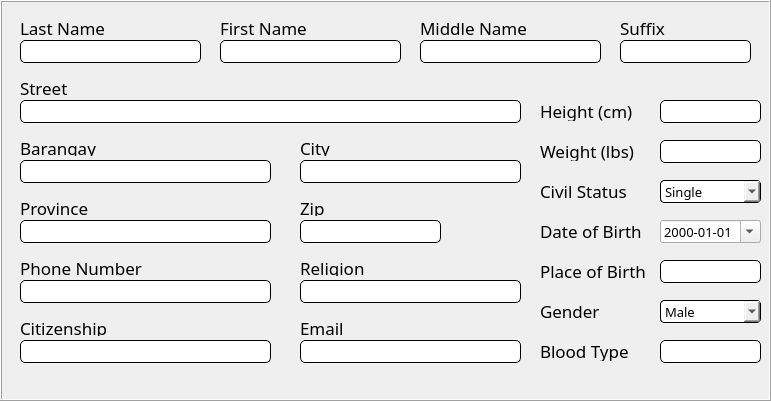
       <widget class="QFrame" name="frmInfo">
        <property name="geometry">
         <rect>
          <x>10</x>
          <y>50</y>
          <width>771</width>
          <height>401</height>
         </rect>
        </property>
        <property name="font">
         <font>
          <pointsize>10</pointsize>
         </font>
        </property>
        <property name="styleSheet">
         <string notr="true">#frmInfo{
border: 1px solid black;
}

#txtLastName, #txtFirstName, #txtMiddleName, #txtSuffix, #txtStreet, #txtBarangay, #txtCity,
#txtProvince, #txtZip, #txtPhone, #txtHeight, #txtWeight, #txtPlace, #txtReligion, #txtCitizenship, #txtEmail, #txtBlood {
border-radius: 5px;
border: 1px solid black;
font-family: Poppins;
}

#cmbCivil, #dateEdit, #cmbGender {
border-radius: 4px;
border: 1px solid black;
font-family: Poppins;
}
</string>
        </property>
        <property name="frameShape">
         <enum>QFrame::Box</enum>
        </property>
        <property name="frameShadow">
         <enum>QFrame::Raised</enum>
        </property>
        <property name="lineWidth">
         <number>1</number>
        </property>
        <widget class="QLabel" name="lblLastName">
         <property name="geometry">
          <rect>
           <x>20</x>
           <y>20</y>
           <width>121</width>
           <height>16</height>
          </rect>
         </property>
         <property name="font">
          <font>
           <family>Poppins</family>
           <pointsize>13</pointsize>
           <weight>50</weight>
           <bold>false</bold>
          </font>
         </property>
         <property name="text">
          <string>Last Name</string>
         </property>
        </widget>
        <widget class="QLineEdit" name="txtLastName">
         <property name="geometry">
          <rect>
           <x>20</x>
           <y>40</y>
           <width>181</width>
           <height>23</height>
          </rect>
         </property>
         <property name="font">
          <font>
           <family>Poppins</family>
           <pointsize>10</pointsize>
          </font>
         </property>
         <property name="autoFillBackground">
          <bool>false</bool>
         </property>
         <property name="maxLength">
          <number>15</number>
         </property>
        </widget>
        <widget class="QLabel" name="lblFirstName">
         <property name="geometry">
          <rect>
           <x>220</x>
           <y>20</y>
           <width>121</width>
           <height>16</height>
          </rect>
         </property>
         <property name="font">
          <font>
           <family>Poppins</family>
           <pointsize>13</pointsize>
           <weight>50</weight>
           <bold>false</bold>
          </font>
         </property>
         <property name="text">
          <string>First Name</string>
         </property>
        </widget>
        <widget class="QLineEdit" name="txtFirstName">
         <property name="geometry">
          <rect>
           <x>220</x>
           <y>40</y>
           <width>181</width>
           <height>23</height>
          </rect>
         </property>
         <property name="font">
          <font>
           <family>Poppins</family>
           <pointsize>10</pointsize>
          </font>
         </property>
         <property name="maxLength">
          <number>15</number>
         </property>
        </widget>
        <widget class="QLineEdit" name="txtMiddleName">
         <property name="geometry">
          <rect>
           <x>420</x>
           <y>40</y>
           <width>181</width>
           <height>23</height>
          </rect>
         </property>
         <property name="font">
          <font>
           <family>Poppins</family>
           <pointsize>10</pointsize>
          </font>
         </property>
         <property name="maxLength">
          <number>15</number>
         </property>
        </widget>
        <widget class="QLabel" name="lblMiddleName">
         <property name="geometry">
          <rect>
           <x>420</x>
           <y>20</y>
           <width>121</width>
           <height>16</height>
          </rect>
         </property>
         <property name="font">
          <font>
           <family>Poppins</family>
           <pointsize>13</pointsize>
           <weight>50</weight>
           <bold>false</bold>
          </font>
         </property>
         <property name="text">
          <string>Middle Name</string>
         </property>
        </widget>
        <widget class="QLineEdit" name="txtSuffix">
         <property name="geometry">
          <rect>
           <x>620</x>
           <y>40</y>
           <width>131</width>
           <height>23</height>
          </rect>
         </property>
         <property name="font">
          <font>
           <family>Poppins</family>
           <pointsize>10</pointsize>
          </font>
         </property>
         <property name="maxLength">
          <number>5</number>
         </property>
        </widget>
        <widget class="QLabel" name="lblSuffix">
         <property name="geometry">
          <rect>
           <x>620</x>
           <y>20</y>
           <width>121</width>
           <height>16</height>
          </rect>
         </property>
         <property name="font">
          <font>
           <family>Poppins</family>
           <pointsize>13</pointsize>
           <weight>50</weight>
           <bold>false</bold>
          </font>
         </property>
         <property name="text">
          <string>Suffix</string>
         </property>
        </widget>
        <widget class="QLabel" name="lblStreet">
         <property name="geometry">
          <rect>
           <x>20</x>
           <y>80</y>
           <width>121</width>
           <height>16</height>
          </rect>
         </property>
         <property name="font">
          <font>
           <family>Poppins</family>
           <pointsize>13</pointsize>
           <weight>50</weight>
           <bold>false</bold>
          </font>
         </property>
         <property name="text">
          <string>Street</string>
         </property>
        </widget>
        <widget class="QLineEdit" name="txtStreet">
         <property name="geometry">
          <rect>
           <x>20</x>
           <y>100</y>
           <width>501</width>
           <height>23</height>
          </rect>
         </property>
         <property name="font">
          <font>
           <family>Poppins</family>
           <pointsize>10</pointsize>
          </font>
         </property>
         <property name="maxLength">
          <number>100</number>
         </property>
        </widget>
        <widget class="QLineEdit" name="txtBarangay">
         <property name="geometry">
          <rect>
           <x>20</x>
           <y>160</y>
           <width>251</width>
           <height>23</height>
          </rect>
         </property>
         <property name="font">
          <font>
           <family>Poppins</family>
           <pointsize>10</pointsize>
          </font>
         </property>
         <property name="maxLength">
          <number>50</number>
         </property>
        </widget>
        <widget class="QLabel" name="lblBarangay">
         <property name="geometry">
          <rect>
           <x>20</x>
           <y>140</y>
           <width>121</width>
           <height>16</height>
          </rect>
         </property>
         <property name="font">
          <font>
           <family>Poppins</family>
           <pointsize>13</pointsize>
           <weight>50</weight>
           <bold>false</bold>
          </font>
         </property>
         <property name="text">
          <string>Barangay</string>
         </property>
        </widget>
        <widget class="QLineEdit" name="txtCity">
         <property name="geometry">
          <rect>
           <x>300</x>
           <y>160</y>
           <width>221</width>
           <height>23</height>
          </rect>
         </property>
         <property name="font">
          <font>
           <family>Poppins</family>
           <pointsize>10</pointsize>
          </font>
         </property>
         <property name="maxLength">
          <number>50</number>
         </property>
        </widget>
        <widget class="QLabel" name="lblCity">
         <property name="geometry">
          <rect>
           <x>300</x>
           <y>140</y>
           <width>121</width>
           <height>16</height>
          </rect>
         </property>
         <property name="font">
          <font>
           <family>Poppins</family>
           <pointsize>13</pointsize>
           <weight>50</weight>
           <bold>false</bold>
          </font>
         </property>
         <property name="text">
          <string>City</string>
         </property>
        </widget>
        <widget class="QLabel" name="lblProvince">
         <property name="geometry">
          <rect>
           <x>20</x>
           <y>200</y>
           <width>121</width>
           <height>16</height>
          </rect>
         </property>
         <property name="font">
          <font>
           <family>Poppins</family>
           <pointsize>13</pointsize>
           <weight>50</weight>
           <bold>false</bold>
          </font>
         </property>
         <property name="text">
          <string>Province</string>
         </property>
        </widget>
        <widget class="QLineEdit" name="txtProvince">
         <property name="geometry">
          <rect>
           <x>20</x>
           <y>220</y>
           <width>251</width>
           <height>23</height>
          </rect>
         </property>
         <property name="font">
          <font>
           <family>Poppins</family>
           <pointsize>10</pointsize>
          </font>
         </property>
         <property name="maxLength">
          <number>100</number>
         </property>
        </widget>
        <widget class="QLineEdit" name="txtZip">
         <property name="geometry">
          <rect>
           <x>300</x>
           <y>220</y>
           <width>141</width>
           <height>23</height>
          </rect>
         </property>
         <property name="font">
          <font>
           <family>Poppins</family>
           <pointsize>10</pointsize>
          </font>
         </property>
         <property name="maxLength">
          <number>10</number>
         </property>
        </widget>
        <widget class="QLabel" name="lblZip">
         <property name="geometry">
          <rect>
           <x>300</x>
           <y>200</y>
           <width>121</width>
           <height>16</height>
          </rect>
         </property>
         <property name="font">
          <font>
           <family>Poppins</family>
           <pointsize>13</pointsize>
           <weight>50</weight>
           <bold>false</bold>
          </font>
         </property>
         <property name="text">
          <string>Zip</string>
         </property>
        </widget>
        <widget class="QLabel" name="lblPhone">
         <property name="geometry">
          <rect>
           <x>20</x>
           <y>260</y>
           <width>141</width>
           <height>16</height>
          </rect>
         </property>
         <property name="font">
          <font>
           <family>Poppins</family>
           <pointsize>13</pointsize>
           <weight>50</weight>
           <bold>false</bold>
          </font>
         </property>
         <property name="text">
          <string>Phone Number</string>
         </property>
        </widget>
        <widget class="QLineEdit" name="txtPhone">
         <property name="geometry">
          <rect>
           <x>20</x>
           <y>280</y>
           <width>251</width>
           <height>23</height>
          </rect>
         </property>
         <property name="font">
          <font>
           <family>Poppins</family>
           <pointsize>10</pointsize>
          </font>
         </property>
         <property name="maxLength">
          <number>11</number>
         </property>
        </widget>
        <widget class="QLabel" name="lblReligion">
         <property name="geometry">
          <rect>
           <x>300</x>
           <y>260</y>
           <width>141</width>
           <height>16</height>
          </rect>
         </property>
         <property name="font">
          <font>
           <family>Poppins</family>
           <pointsize>13</pointsize>
           <weight>50</weight>
           <bold>false</bold>
          </font>
         </property>
         <property name="text">
          <string>Religion</string>
         </property>
        </widget>
        <widget class="QLineEdit" name="txtReligion">
         <property name="geometry">
          <rect>
           <x>300</x>
           <y>280</y>
           <width>221</width>
           <height>23</height>
          </rect>
         </property>
         <property name="font">
          <font>
           <family>Poppins</family>
           <pointsize>10</pointsize>
          </font>
         </property>
         <property name="maxLength">
          <number>11</number>
         </property>
        </widget>
        <widget class="QLabel" name="lblCitizenship">
         <property name="geometry">
          <rect>
           <x>20</x>
           <y>320</y>
           <width>141</width>
           <height>16</height>
          </rect>
         </property>
         <property name="font">
          <font>
           <family>Poppins</family>
           <pointsize>13</pointsize>
           <weight>50</weight>
           <bold>false</bold>
          </font>
         </property>
         <property name="text">
          <string>Citizenship</string>
         </property>
        </widget>
        <widget class="QLineEdit" name="txtCitizenship">
         <property name="geometry">
          <rect>
           <x>20</x>
           <y>340</y>
           <width>251</width>
           <height>23</height>
          </rect>
         </property>
         <property name="font">
          <font>
           <family>Poppins</family>
           <pointsize>10</pointsize>
          </font>
         </property>
         <property name="maxLength">
          <number>11</number>
         </property>
        </widget>
        <widget class="QLineEdit" name="txtEmail">
         <property name="geometry">
          <rect>
           <x>300</x>
           <y>340</y>
           <width>221</width>
           <height>23</height>
          </rect>
         </property>
         <property name="font">
          <font>
           <family>Poppins</family>
           <pointsize>10</pointsize>
          </font>
         </property>
         <property name="maxLength">
          <number>11</number>
         </property>
        </widget>
        <widget class="QLabel" name="lblEmail">
         <property name="geometry">
          <rect>
           <x>300</x>
           <y>320</y>
           <width>141</width>
           <height>16</height>
          </rect>
         </property>
         <property name="font">
          <font>
           <family>Poppins</family>
           <pointsize>13</pointsize>
           <weight>50</weight>
           <bold>false</bold>
          </font>
         </property>
         <property name="text">
          <string>Email</string>
         </property>
        </widget>
        <widget class="QLabel" name="lblHeight">
         <property name="geometry">
          <rect>
           <x>540</x>
           <y>100</y>
           <width>111</width>
           <height>21</height>
          </rect>
         </property>
         <property name="font">
          <font>
           <family>Poppins</family>
           <pointsize>13</pointsize>
           <weight>50</weight>
           <bold>false</bold>
          </font>
         </property>
         <property name="text">
          <string>Height (cm)</string>
         </property>
        </widget>
        <widget class="QLineEdit" name="txtHeight">
         <property name="geometry">
          <rect>
           <x>660</x>
           <y>100</y>
           <width>101</width>
           <height>23</height>
          </rect>
         </property>
         <property name="font">
          <font>
           <family>Poppins</family>
           <pointsize>10</pointsize>
          </font>
         </property>
         <property name="maxLength">
          <number>3</number>
         </property>
        </widget>
        <widget class="QLabel" name="lblWeight">
         <property name="geometry">
          <rect>
           <x>540</x>
           <y>140</y>
           <width>111</width>
           <height>21</height>
          </rect>
         </property>
         <property name="font">
          <font>
           <family>Poppins</family>
           <pointsize>13</pointsize>
           <weight>50</weight>
           <bold>false</bold>
          </font>
         </property>
         <property name="text">
          <string>Weight (lbs)</string>
         </property>
        </widget>
        <widget class="QLineEdit" name="txtWeight">
         <property name="geometry">
          <rect>
           <x>660</x>
           <y>140</y>
           <width>101</width>
           <height>23</height>
          </rect>
         </property>
         <property name="font">
          <font>
           <family>Poppins</family>
           <pointsize>10</pointsize>
          </font>
         </property>
         <property name="maxLength">
          <number>4</number>
         </property>
        </widget>
        <widget class="QComboBox" name="cmbCivil">
         <property name="enabled">
          <bool>true</bool>
         </property>
         <property name="geometry">
          <rect>
           <x>660</x>
           <y>180</y>
           <width>101</width>
           <height>23</height>
          </rect>
         </property>
         <property name="font">
          <font>
           <family>Poppins</family>
           <pointsize>10</pointsize>
          </font>
         </property>
         <property name="focusPolicy">
          <enum>Qt::WheelFocus</enum>
         </property>
         <property name="contextMenuPolicy">
          <enum>Qt::DefaultContextMenu</enum>
         </property>
         <property name="editable">
          <bool>false</bool>
         </property>
         <property name="currentText">
          <string>Single</string>
         </property>
         <property name="iconSize">
          <size>
           <width>16</width>
           <height>16</height>
          </size>
         </property>
         <property name="placeholderText">
          <string/>
         </property>
         <property name="duplicatesEnabled">
          <bool>false</bool>
         </property>
         <property name="frame">
          <bool>true</bool>
         </property>
         <item>
          <property name="text">
           <string>Single</string>
          </property>
         </item>
         <item>
          <property name="text">
           <string>Married</string>
          </property>
         </item>
         <item>
          <property name="text">
           <string>Separated</string>
          </property>
         </item>
         <item>
          <property name="text">
           <string>Divorced</string>
          </property>
         </item>
         <item>
          <property name="text">
           <string>Widowed</string>
          </property>
         </item>
        </widget>
        <widget class="QLabel" name="lblCivil">
         <property name="geometry">
          <rect>
           <x>540</x>
           <y>180</y>
           <width>111</width>
           <height>21</height>
          </rect>
         </property>
         <property name="font">
          <font>
           <family>Poppins</family>
           <pointsize>13</pointsize>
           <weight>50</weight>
           <bold>false</bold>
          </font>
         </property>
         <property name="text">
          <string>Civil Status</string>
         </property>
        </widget>
        <widget class="QDateEdit" name="dtDateOfBirth">
         <property name="geometry">
          <rect>
           <x>660</x>
           <y>220</y>
           <width>101</width>
           <height>23</height>
          </rect>
         </property>
         <property name="font">
          <font>
           <family>Poppins</family>
           <pointsize>10</pointsize>
          </font>
         </property>
         <property name="styleSheet">
          <string notr="true"/>
         </property>
         <property name="currentSection">
          <enum>QDateTimeEdit::YearSection</enum>
         </property>
         <property name="displayFormat">
          <string>yyyy-MM-dd</string>
         </property>
         <property name="calendarPopup">
          <bool>true</bool>
         </property>
         <property name="timeSpec">
          <enum>Qt::TimeZone</enum>
         </property>
         <property name="date">
          <date>
           <year>2000</year>
           <month>1</month>
           <day>1</day>
          </date>
         </property>
        </widget>
        <widget class="QLabel" name="lblPlace">
         <property name="geometry">
          <rect>
           <x>540</x>
           <y>260</y>
           <width>111</width>
           <height>21</height>
          </rect>
         </property>
         <property name="font">
          <font>
           <family>Poppins</family>
           <pointsize>13</pointsize>
           <weight>50</weight>
           <bold>false</bold>
          </font>
         </property>
         <property name="text">
          <string>Place of Birth</string>
         </property>
        </widget>
        <widget class="QLineEdit" name="txtPlace">
         <property name="geometry">
          <rect>
           <x>660</x>
           <y>260</y>
           <width>101</width>
           <height>23</height>
          </rect>
         </property>
         <property name="font">
          <font>
           <family>Poppins</family>
           <pointsize>10</pointsize>
          </font>
         </property>
         <property name="maxLength">
          <number>50</number>
         </property>
        </widget>
        <widget class="QLabel" name="lblDate">
         <property name="geometry">
          <rect>
           <x>540</x>
           <y>220</y>
           <width>111</width>
           <height>21</height>
          </rect>
         </property>
         <property name="font">
          <font>
           <family>Poppins</family>
           <pointsize>13</pointsize>
           <weight>50</weight>
           <bold>false</bold>
          </font>
         </property>
         <property name="text">
          <string>Date of Birth</string>
         </property>
        </widget>
        <widget class="QLabel" name="lblGender">
         <property name="geometry">
          <rect>
           <x>540</x>
           <y>300</y>
           <width>111</width>
           <height>21</height>
          </rect>
         </property>
         <property name="font">
          <font>
           <family>Poppins</family>
           <pointsize>13</pointsize>
           <weight>50</weight>
           <bold>false</bold>
          </font>
         </property>
         <property name="text">
          <string>Gender</string>
         </property>
        </widget>
        <widget class="QComboBox" name="cmbGender">
         <property name="enabled">
          <bool>true</bool>
         </property>
         <property name="geometry">
          <rect>
           <x>660</x>
           <y>300</y>
           <width>101</width>
           <height>23</height>
          </rect>
         </property>
         <property name="font">
          <font>
           <family>Poppins</family>
           <pointsize>10</pointsize>
          </font>
         </property>
         <property name="focusPolicy">
          <enum>Qt::WheelFocus</enum>
         </property>
         <property name="contextMenuPolicy">
          <enum>Qt::DefaultContextMenu</enum>
         </property>
         <property name="editable">
          <bool>false</bool>
         </property>
         <property name="currentText">
          <string>Male</string>
         </property>
         <property name="iconSize">
          <size>
           <width>16</width>
           <height>16</height>
          </size>
         </property>
         <property name="placeholderText">
          <string/>
         </property>
         <property name="duplicatesEnabled">
          <bool>false</bool>
         </property>
         <property name="frame">
          <bool>true</bool>
         </property>
         <item>
          <property name="text">
           <string>Male</string>
          </property>
         </item>
         <item>
          <property name="text">
           <string>Female</string>
          </property>
         </item>
        </widget>
        <widget class="QLineEdit" name="txtBlood">
         <property name="geometry">
          <rect>
           <x>660</x>
           <y>340</y>
           <width>101</width>
           <height>23</height>
          </rect>
         </property>
         <property name="font">
          <font>
           <family>Poppins</family>
           <pointsize>10</pointsize>
          </font>
         </property>
         <property name="maxLength">
          <number>50</number>
         </property>
        </widget>
        <widget class="QLabel" name="lblBlood">
         <property name="geometry">
          <rect>
           <x>540</x>
           <y>340</y>
           <width>111</width>
           <height>21</height>
          </rect>
         </property>
         <property name="font">
          <font>
           <family>Poppins</family>
           <pointsize>13</pointsize>
           <weight>50</weight>
           <bold>false</bold>
          </font>
         </property>
         <property name="text">
          <string>Blood Type</string>
         </property>
        </widget>
       </widget>
